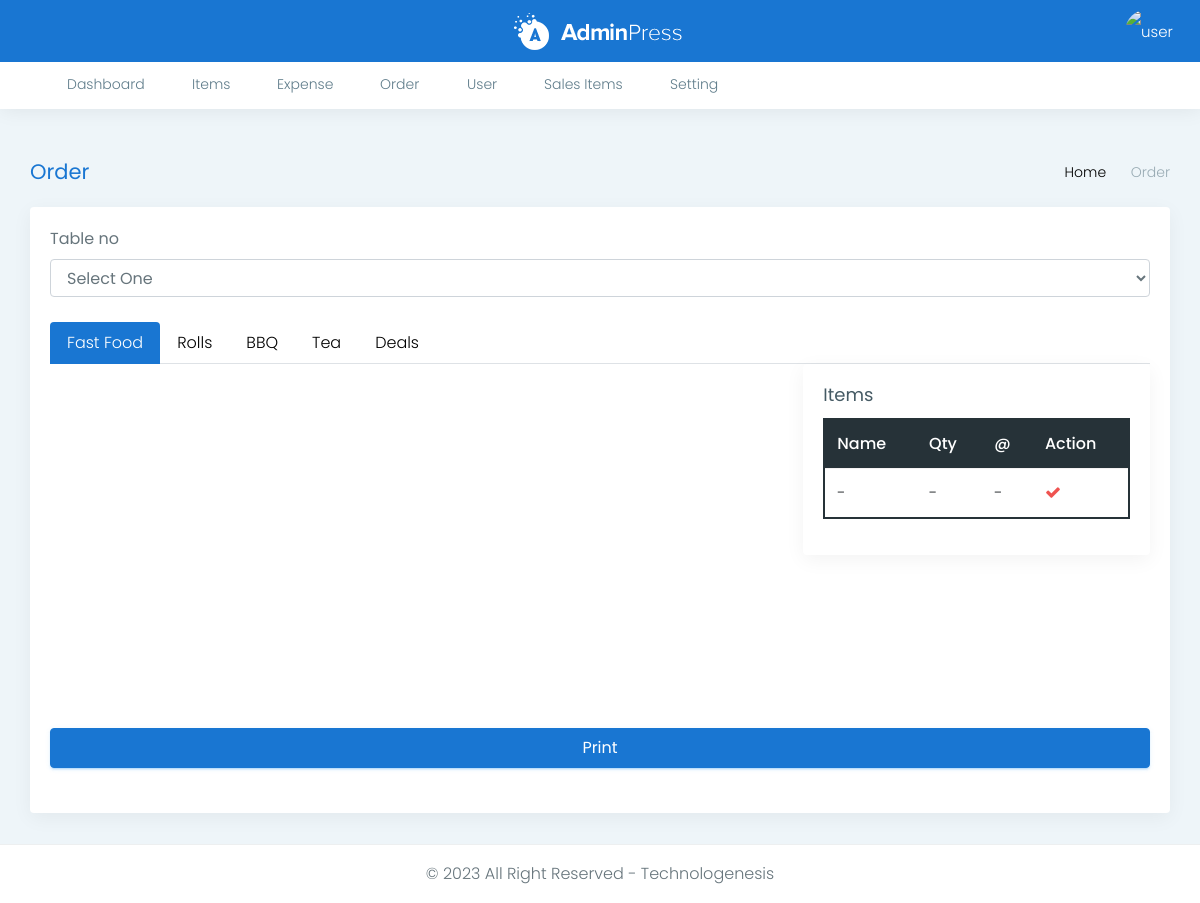
The app's page /orders.php (signed in) with its own data.
### tables this page shows
CREATE TABLE `catlog` (
  `id` int(11) NOT NULL,
  `name` varchar(100) NOT NULL,
  `status` int(11) NOT NULL DEFAULT 1
);

### main.php (called while the page is built, shortened)
<?php session_start();
class cafekahani
{
	function con()
	{
		$con = mysqli_connect('localhost', 'root', '', 'cafe') or die('error');
		return ($con);
	}
	function sel_cat()
	{
		$qu = mysqli_query($this->con(), "select * from `catlog`");
		return $qu;
	}
}
$ob = new cafekahani;

### orders.php (the view, shortened to what this page needs)
<?php
include('header.php');
?>
<div class="page-wrapper">
    <div class="row page-titles">
        <div class="col-md-5 align-self-center">
            <h3 class="text-themecolor">Order</h3>
        </div>
        <div class="col-md-7 align-self-center">
            <ol class="breadcrumb">
                <li class="breadcrumb-item"><a href="index.php">Home</a></li>
                <li class="breadcrumb-item active">Order</li>
            </ol>
        </div>
    </div>
    <div class="container-fluid">
        <div class="row">
            <div class="col-md-12">
                <div class="card card-body">
                    <div class="row">
                        <div class="col-sm-12 col-xs-12">
                            <form method="post">
                                <div class="row">
                                    <div class="form-group col-md-12">
                                        <label for="exampleInputEmail1">Table no</label>
                                        <select name="cat" class="form-control" id="tno">
                                            <option selected value="0" hidden>Select One </option>
                                        </select>
                                    </div>
                                    <div class="col-md-12">
                                        <ul class="nav nav-tabs" role="tablist">
                                            <?php
                      foreach ($ob->sel_cat() as $bb) {
                        echo ('<li class="nav-item cat_sel" value="' . $bb['id'] . '">
      <a class="nav-link"  value="' . $bb['id'] . '" data-toggle="tab" href="#' . $bb['name'] . '">' . $bb['name'] . '</a>
    </li>');
                      }
                      ?>
                                        </ul>
                                        <div class="row">
                                            <div class="col-md-8">
                                                <br>
                                                <br>
                                            </div>
                                            <div class="col-md-4">
                                                <div class="card">
                                                    <div class="card-body">
                                                        <h4 class="card-title">Items</h4>
                                                        <div class="table-responsive">
                                                            <table id="printTable"
                                                                class="table color-bordered-table dark-bordered-table">
                                                                <thead>
                                                                    <tr>
                                                                        <th>Name</th>
                                                                        <th>Qty</th>
                                                                        <th>@</th>
                                                                        <th>Action</th>
                                                                    </tr>
                                                                </thead>
                                                                <tbody id="items_inv">
                                                                    <tr>
                                                                        <td> -</td>
                                                                        <td>- </td>
                                                                        <td> -</td>
                                                                        <td class="text-nowrap">
                                                                            <a href="#" data-toggle="tooltip"
                                                                                data-original-title="Close"> <i
                                                                                    class="fa fa-check text-danger"></i>
                                                                            </a>
                                                                        </td>
                                                                    </tr>
                                                                </tbody>
                                                            </table>
                                                        </div>
                                                    </div>
                                                </div>
                                            </div>
                                        </div>
                                    </div>
                                </div>
                                <br>
                                <br>
                                <br>
                                <br>
                                <br>
                                <br>
                                <br>
                        </div>
                        <br>
                    </div>
                    <div class="row">
                        <div class="form-group col-md-12">
                            <input type="button" name="tab" id="print_now" onclick="printit()" value="Print"
                                class="btn btn-info btn-block" placeholder="Items Name">
                        </div>
                    </div>
                </div>
            </div>
        </div>
    </div>
</div>
<?php
include('footer.php');
?>

### css/blue.css (style rules this page uses)
.text-themecolor { color: #1976d2 !important; }

### header.php (style rules this page uses)
a { color: #000; }
.ac a { background-color: #1976d2; color: #fff !important; }

### orders.php (style rules this page uses)
.card { margin-bottom: 5px !important; }

### records on screen
catlog: $bb['id'] 2 (drawn), name "Fast Food"
catlog: $bb['id'] 3 (drawn), name "Rolls"
catlog: $bb['id'] 5 (drawn), name "BBQ"
catlog: $bb['id'] 7 (drawn), name "Tea"
catlog: $bb['id'] 8 (drawn), name "Deals"
